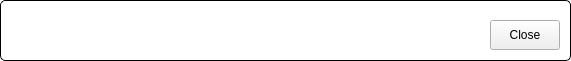
   <widget class="QGroupBox" name="titleGroupBox_2">
    <property name="geometry">
     <rect>
      <x>10</x>
      <y>650</y>
      <width>571</width>
      <height>61</height>
     </rect>
    </property>
    <property name="styleSheet">
     <string notr="true">QGroupBox {
	background-color: rgb(255, 255, 255);
    border: 1px solid black;
    border-radius: 5px;
    margin-top: 0.5em;
}

QGroupBox::title {
    subcontrol-origin: margin;
    left: 10px;
    padding: 0 3px 0 3px;
}</string>
    </property>
    <property name="title">
     <string/>
    </property>
    <widget class="QPushButton" name="btnClose">
     <property name="geometry">
      <rect>
       <x>490</x>
       <y>20</y>
       <width>70</width>
       <height>30</height>
      </rect>
     </property>
     <property name="text">
      <string>Close</string>
     </property>
    </widget>
    <widget class="QPushButton" name="pushButton_12">
     <property name="geometry">
      <rect>
       <x>190</x>
       <y>-180</y>
       <width>84</width>
       <height>20</height>
      </rect>
     </property>
     <property name="text">
      <string>Reset</string>
     </property>
    </widget>
    <widget class="QLabel" name="label_71">
     <property name="geometry">
      <rect>
       <x>150</x>
       <y>-180</y>
       <width>41</width>
       <height>20</height>
      </rect>
     </property>
     <property name="text">
      <string>XAFS</string>
     </property>
    </widget>
    <widget class="QLabel" name="label_62">
     <property name="geometry">
      <rect>
       <x>170</x>
       <y>-160</y>
       <width>90</width>
       <height>20</height>
      </rect>
     </property>
     <property name="text">
      <string>Shutter flow</string>
     </property>
    </widget>
   </widget>
